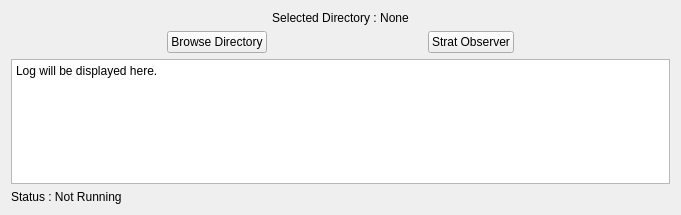
<?xml version="1.0" encoding="UTF-8"?>
<ui version="4.0">
 <class>Form</class>
 <widget class="QWidget" name="Form">
  <property name="geometry">
   <rect>
    <x>0</x>
    <y>0</y>
    <width>681</width>
    <height>215</height>
   </rect>
  </property>
  <property name="windowTitle">
   <string>Form</string>
  </property>
  <layout class="QGridLayout" name="gridLayout">
   <item row="0" column="0">
    <layout class="QVBoxLayout" name="verticalLayout">
     <item>
      <widget class="QLabel" name="dirLabel">
       <property name="text">
        <string>Selected Directory : None</string>
       </property>
       <property name="alignment">
        <set>Qt::AlignCenter</set>
       </property>
      </widget>
     </item>
     <item>
      <layout class="QHBoxLayout" name="horizontalLayout">
       <item>
        <spacer name="horizontalSpacer_2">
         <property name="orientation">
          <enum>Qt::Horizontal</enum>
         </property>
         <property name="sizeHint" stdset="0">
          <size>
           <width>40</width>
           <height>20</height>
          </size>
         </property>
        </spacer>
       </item>
       <item>
        <widget class="QPushButton" name="browseDirBtn">
         <property name="text">
          <string>Browse Directory</string>
         </property>
        </widget>
       </item>
       <item>
        <spacer name="horizontalSpacer">
         <property name="orientation">
          <enum>Qt::Horizontal</enum>
         </property>
         <property name="sizeHint" stdset="0">
          <size>
           <width>40</width>
           <height>20</height>
          </size>
         </property>
        </spacer>
       </item>
       <item>
        <widget class="QPushButton" name="toggleBtn">
         <property name="text">
          <string>Strat Observer</string>
         </property>
        </widget>
       </item>
       <item>
        <spacer name="horizontalSpacer_3">
         <property name="orientation">
          <enum>Qt::Horizontal</enum>
         </property>
         <property name="sizeHint" stdset="0">
          <size>
           <width>40</width>
           <height>20</height>
          </size>
         </property>
        </spacer>
       </item>
      </layout>
     </item>
     <item>
      <widget class="QTextBrowser" name="logTextBrowser">
       <property name="html">
        <string>&lt;!DOCTYPE HTML PUBLIC &quot;-//W3C//DTD HTML 4.0//EN&quot; &quot;http://www.w3.org/TR/REC-html40/strict.dtd&quot;&gt;
&lt;html&gt;&lt;head&gt;&lt;meta name=&quot;qrichtext&quot; content=&quot;1&quot; /&gt;&lt;meta charset=&quot;utf-8&quot; /&gt;&lt;style type=&quot;text/css&quot;&gt;
p, li { white-space: pre-wrap; }
hr { height: 1px; border-width: 0; }
li.unchecked::marker { content: &quot;\2610&quot;; }
li.checked::marker { content: &quot;\2612&quot;; }
&lt;/style&gt;&lt;/head&gt;&lt;body style=&quot; font-family:'맑은 고딕'; font-size:9pt; font-weight:400; font-style:normal;&quot;&gt;
&lt;p style=&quot; margin-top:0px; margin-bottom:0px; margin-left:0px; margin-right:0px; -qt-block-indent:0; text-indent:0px;&quot;&gt;Log will be displayed here.&lt;/p&gt;&lt;/body&gt;&lt;/html&gt;</string>
       </property>
      </widget>
     </item>
     <item>
      <widget class="QLabel" name="statusLabel">
       <property name="text">
        <string>Status : Not Running</string>
       </property>
      </widget>
     </item>
    </layout>
   </item>
  </layout>
 </widget>
 <resources/>
 <connections/>
</ui>
